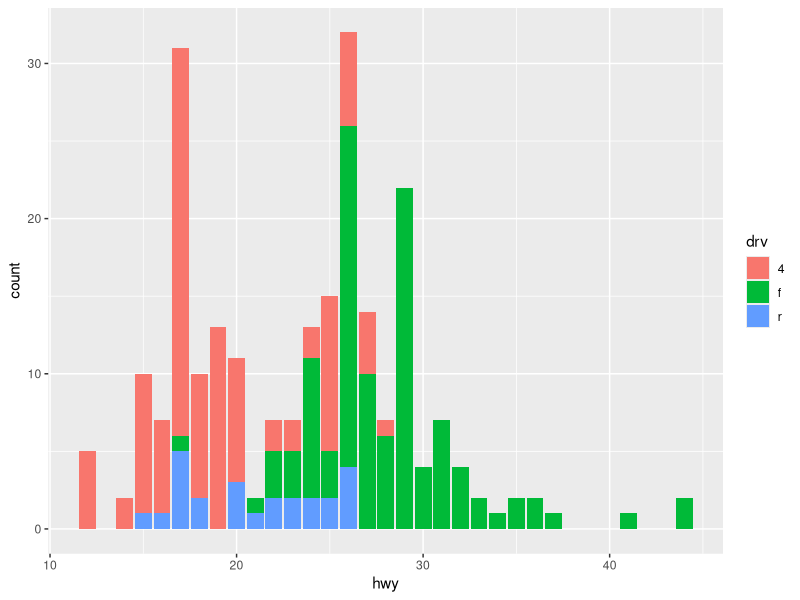
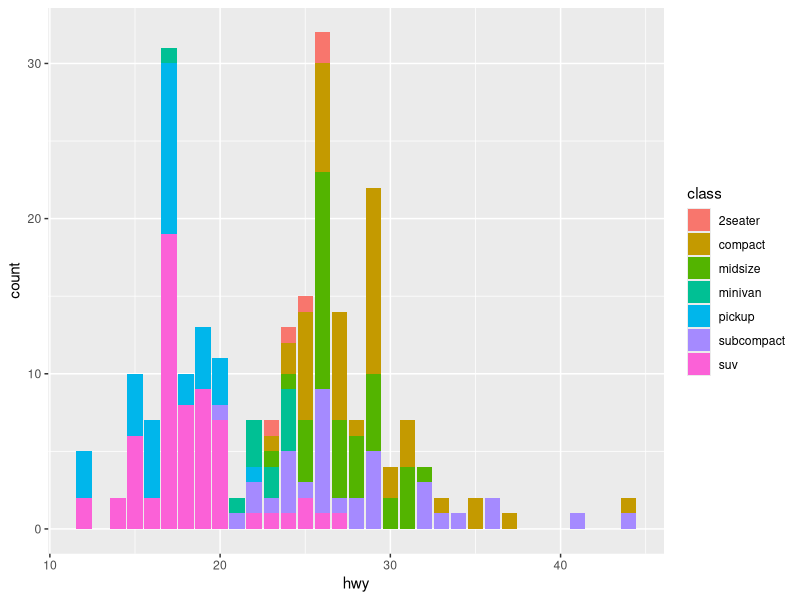

Generate these figures, in order, with R:
## Git Practice ##

# Patricia Miller
# Jan 18, 2021


library(tidyverse)
ggplot(data=mpg, aes(x=hwy, fill=drv)) + geom_bar()


## make some edits ##

ggplot(data=mpg, aes(x=hwy, fill=class)) + geom_bar()

## try to edit this and see if it works

print(paste("The mean of cyl is ", round(mean(mpg$cyl), 2), ".", sep = ""))

